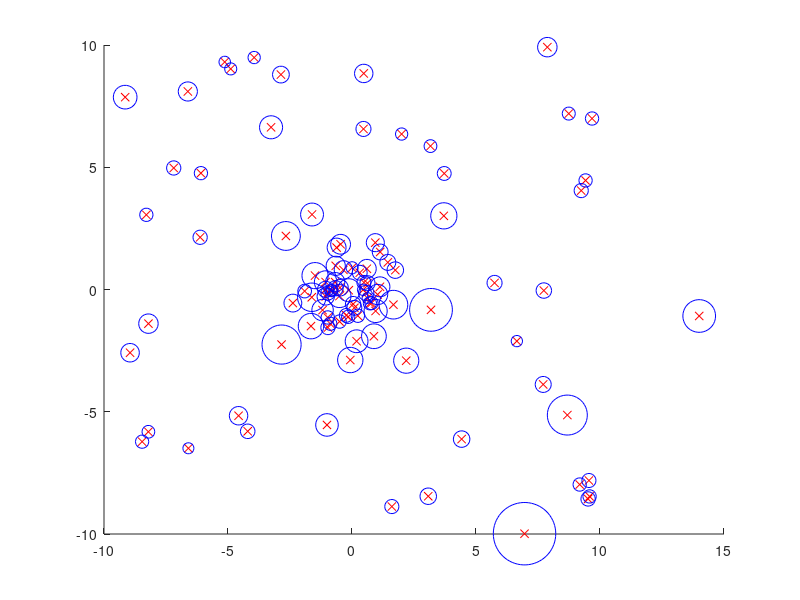

MATLAB code to generate this figure:
%实现局部异常因子（Local Outlier Factor, LOF）算法
%
%
clc,clear,close all;
n=100;
x=[(rand(n/2,2)-0.5)*20; randn(n/2,2)];
x(n,1)=14;
k=3;
x2=sum(x.^2,2);
[s,t]=sort(sqrt(repmat(x2,1,n)+repmat(x2',n,1)-2*x*x'),2);

for i=1:k+1
    for j=1:k
        RD(:,j)=max(s(t(t(:,i),j+1),k),s(t(:,i),j+1));

    end
    LRD(:,i)=1./mean(RD,2);
end
LOF=mean(LRD(:,2:k+1),2)./LRD(:,1);

figure(1);clf;hold on
plot(x(:,1),x(:,2),'rx');
for i=1:n
    plot(x(i,1),x(i,2),'bo','MarkerSize',LOF(i)*10);

end
